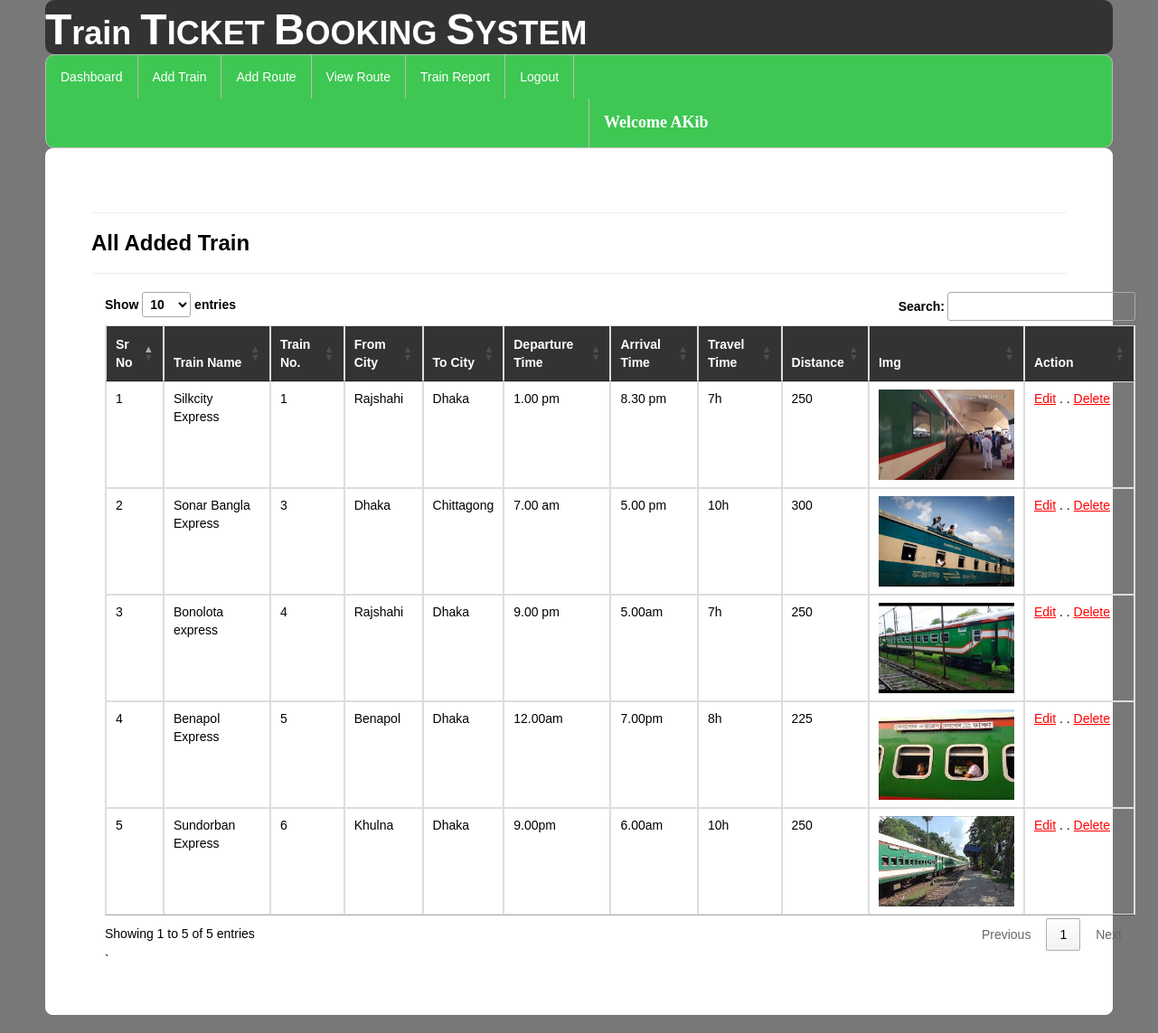
Page /viewtrain/ (signed in) on the committed database.
### railway/models.py (models this page shows, shortened)
class Add_Train(models.Model):
    trainname = models.CharField(max_length=30,null=True)
    train_no = models.IntegerField(null=True)
    from_city = models.CharField(max_length=30,null=True)
    to_city = models.CharField(max_length=30,null=True)
    departuretime=models.CharField(max_length=30,null=True)
    arrivaltime=models.CharField(max_length=30,null=True)
    trevaltime=models.CharField(max_length=100,null=True)
    distance=models.IntegerField(null=True)
    img=models.FileField(null=True)

### railway/views.py (the view)
# urls.py: path('viewtrain/', views.view_train, name="view_train"),
def view_train(request):
    if not request.user.is_authenticated:
        return redirect('login')
    data=Add_Train.objects.all()
    d={"data":data}
    return render(request,"view_train.html",d)

### railway/templates/view_train.html (shortened to what this page needs)
{% extends 'navigation3.html' %}
{% load static %}
{% block b %}
<div style="color:Black;border:1px solid white;border-radius:8px;background-color:white;padding:50px">
<hr><h3><strong>All Added Train</strong></h3><hr>
    <div class="container">
<table class="noteCard table table-bordered" id="myTable">
  <thead style="color:white;background-color:#333">
  <tr>
    <th>Sr No</th>
    <th>Train Name</th>
      <th>Train No.</th>
      <th>From City</th>
    <th>To City</th>
    <th>Departure Time</th>
       <th>Arrival Time</th>
    <th>Travel Time</th>
    <th>Distance</th>
    <th>Img</th>
    <th>Action</th>
  </tr>
  </thead>
   <tbody>
    {% for i in data %}
  <tr>
    <td>{{forloop.counter}}</td>
    <td>{{i.trainname}}</td>
    <td>{{i.train_no}}</td>
      <td>{{i.from_city}}</td>
      <td>{{i.to_city}}</td>
      <td>{{i.departuretime}}</td>
      <td>{{i.arrivaltime}}</td>
      <td>{{i.trevaltime}}</td>
      <td>{{i.distance}}</td>
      <td><img  src="{{i.img.url}}" style="width:150px;height:100px"></td>
    <td style="width:100px"><a href="{% url 'edittrain' i.id %}" style="color:red"><u>Edit</u></a>  . .
   <a href="{% url 'delete' i.id %}" style="color:red"><u>Delete</u></a></td>
  </tr>
    {% endfor %}
    </tbody>
</table>`
 </div>
</div>
{% endblock %}

### railway/templates/navigation3.html (shortened to what this page needs)
{% extends 'head.html' %}
{% load static %}
{% block body %}
<link rel = stylesheet href = "//cdn.datatables.net/1.10.19/css/jquery.dataTables.min.css">
<ul class="id2">
  <li id="id1"><a href="{% url 'admindashboard' %}">Dashboard</a></li>
  <li id="id1"><a href="{% url 'add_train' %}">Add Train</a></li>
  <li id="id1"><a href="{% url 'add_route' %}">Add Route</a></li>
  <li id="id1"><a href="{% url 'availableroute' %}">View Route</a></li>
  <li id="id1"><a href="{% url 'view_train'%}">Train Report</a></li>
  <li id="id1"><a href="{% url 'log_out' %}">Logout</a></li>
      <li id="id2" style="margin-left:600px"><a href="" style="color:white"><strong style="font-size:18px;font-family:cursive">Welcome {{request.user.username}}</strong></a></li>
</ul>
{% block b %}
{% endblock %}
{% endblock %}

### railway/templates/head.html (shortened to what this page needs)
<!DOCTYPE html>
<html lang="en">
<head>
  <link rel="stylesheet" href="https://maxcdn.bootstrapcdn.com/bootstrap/3.4.1/css/bootstrap.min.css">
</head>
<body style="background-color:hsl(0, 0%, 47%);margin-left:50px;margin-right:50px;margin-bottom:20px">
    <h1 style="background-color: #333;border-radius:10px;"><strong><font size="16">T</font>rain <font size="16">T</font>ICKET <font size="16">B</font>OOKING <font size="16">S</font>YSTEM
    </strong></h1>
</body>
{% block body %}
{% endblock %}
</html>

### railway/templates/head.html (style rules this page uses)
h1 { margin:0px;padding-top:7px;padding-buttom:7px;color:white; }

### railway/templates/navigation3.html (style rules this page uses)
.id2 { list-style-type: none; margin: 0; padding: 0; overflow: hidden; background-color: #3ec752; border-radius:10px; border:1px solid #bbb; }
#id1 { float: left; border-right:1px solid #bbb; }
#id2 { float: left; border-left:1px solid #bbb; }
li:last-child { border-right: none; }
li a { display: block; color: white; text-align: center; padding: 14px 16px; text-decoration: none; }
body { font-family: Arial, Helvetica, sans-serif; }

### rows in the picture
Add_Train: trainname "Silkcity Express", train_no "1", from_city "Rajshahi", to_city "Dhaka", departuretime "1.00 pm", arrivaltime "8.30 pm", trevaltime "7h", distance "250", img (placeholder picture)
Add_Train: trainname "Sonar Bangla Express", train_no "3", from_city "Dhaka", to_city "Chittagong", departuretime "7.00 am", arrivaltime "5.00 pm", trevaltime "10h", distance "300", img (picture)
Add_Train: trainname "Bonolota express", train_no "4", from_city "Rajshahi", to_city "Dhaka", departuretime "9.00 pm", arrivaltime "5.00am", trevaltime "7h", distance "250", img (picture)
Add_Train: trainname "Benapol Express", train_no "5", from_city "Benapol", to_city "Dhaka", departuretime "12.00am", arrivaltime "7.00pm", trevaltime "8h", distance "225", img (picture)
Add_Train: trainname "Sundorban Express", train_no "6", from_city "Khulna", to_city "Dhaka", departuretime "9.00pm", arrivaltime "6.00am", trevaltime "10h", distance "250", img (picture)

### other values in the picture
{{ request.user.username }} "AKib"
